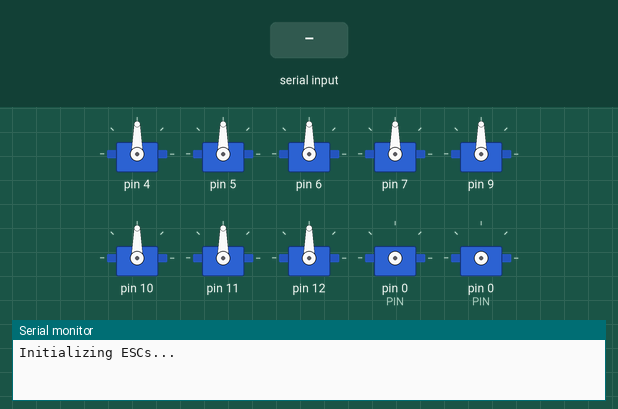
The sketch below on a simulated Arduino Uno, built with avr-gcc and run on an emulated ATmega328P. Parts: 10 × servo, the last lines printed to the serial monitor. The inputs (shaded band) are chosen by the test bench.

Above: at 0.4 s.
At 8.5 s:
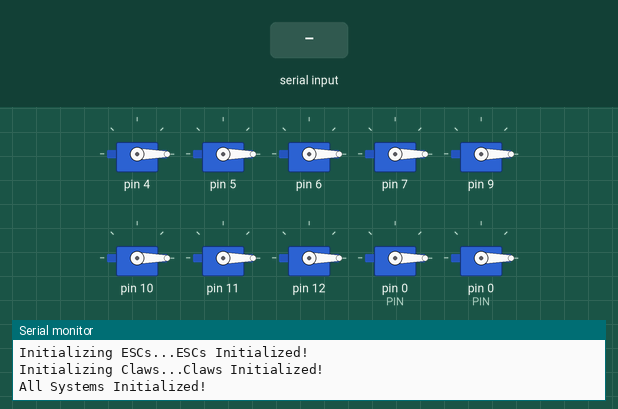
8.6 s: "90,45\n" received over Serial
Timing chart, 0 to 11.6 s (numbered marks = the images above; inputs shaded):
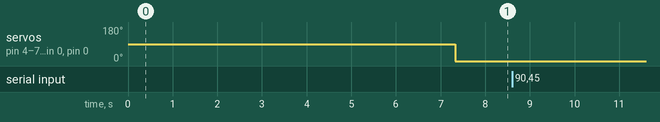

The sketch:

ThrusterControl.ino
```cpp
//Nick Sells, 2023-2024
//ETSU Underwater Robotics

#include "defs.h"

#include "claws.h"
#include "comms.h"
#include "escs.h"

void setup() {
	delay(Defs::STARTUP_DELAY);
	Serial.begin(Defs::BAUD_RATE);
	ESCs::Init();
	Claws::Init();
	Serial.println("All Systems Initialized!");
}

static TxPacket packet;

void loop() {
	Comms::Read(packet);
	ESCs::Update(packet);
	Claws::Update(packet);
	delay(Defs::TICK_DELAY);
}
```

LeakSensor.cpp
```cpp
//Nick Sells, 2024
//ETSU Underwater Robotics

#include "LeakSensor.h"

void LeakSensor::Warn() noexcept {
	//TODO: implement
}

void LeakSensor::Init() noexcept {
	pinMode(PIN, INPUT);
}

void LeakSensor::Update() noexcept {
	if(analogRead(PIN) >= THRESHOLD) {
		Warn();
	}
}
```

LeakSensor.h
```cpp
//Nick Sells, 2024
//ETSU Underwater Robotics

#ifndef LEAKSENSOR_H
#define LEAKSENSOR_H

class LeakSensor {
private:
	static const u8 PIN = 0; //TODO: edit to match real
	static const u16 THRESHOLD = 100;
	static void Warn();

public:
	static void Init();
	static void Update();
};

#endif //LEAKSENSOR_H
```

claws.cpp
```cpp
//Nick Sells, 2024
//ETSU Underwater Robotics

#include "claws.h"
#include "defs.h"
#include <Arduino.h>
#include <Servo.h>

static const u8 pins[Defs::Claws::NUM_CLAWS] = { 0, 0 }; //TODO: edit to match real
static Servo claws[Defs::Claws::NUM_CLAWS];

//initialize the claws and their pins
void Claws::Init() {
	Serial.print(F("Initializing Claws..."));

	for(size_t i = 0; i < Defs::Claws::NUM_CLAWS; i++) {
		pinMode(pins[i], OUTPUT);
		claws[i].attach(pins[i], Defs::Claws::OPEN, Defs::Claws::CLOSED);
	}

	Serial.println(F("Claws Initialized!"));
}

//apply new signals to each of the claws
void Claws::Update(const TxPacket& packet) {
	for(size_t i = 0; i < Defs::Claws::NUM_CLAWS; i++) {
		claws[i].writeMicroseconds(packet.claw[i]);
	}
}
```

claws.h
```cpp
//Nick Sells, 2024
//ETSU Underwater Robotics

#ifndef CLAWS_H
#define CLAWS_H

#include "defs.h"
#include "comms.h"

class Claws {
public:
	static void Init();
	static void Update(const TxPacket& packet);
};

#endif //CLAWS_H
```

comms.cpp
```cpp
//Nick Sells, 2024
//ETSU Underwater Robotics

#include "comms.h"
#include <Arduino.h>

void Comms::Read(TxPacket &packet) {

	if(Serial.available() <= 0)
		return;

	static char buf[16];
	memset(buf, '\0', 16);

	//for each esc
	for(size_t i = 0; i < Defs::ESCs::NUM_ESCS; i++) {
		Serial.readBytesUntil(' ', buf, 16);
		int pwm = atoi(buf);
		packet.esc[i] = pwm;
		Serial.println(pwm);
		memset(buf, '\0', 16);
	}
	//for each claw
	for(size_t i = 0; i < Defs::Claws::NUM_CLAWS; i++) {
		Serial.readBytesUntil(' ', buf, 16);
		int pwm = atoi(buf);
		packet.claw[i] = pwm;
		Serial.println(pwm);
		memset(buf, '\0', 16);
	}
}
```

comms.h
```cpp
//Nick Sells, 2024
//ETSU Underwater Robotics

#ifndef COMMS_H
#define COMMS_H

#include "defs.h"
#include <Arduino.h>

//encapsulates all signals we need to be listening for
struct TxPacket {
	u16 esc[Defs::ESCs::NUM_ESCS];
	u16 claw[Defs::Claws::NUM_CLAWS];
};

class Comms {
public:

	//reads the Serial input stream to populate a TxPacket with new signals
	static void Read(TxPacket& packet);
};

#endif //COMMS_H
```

defs.h
```cpp
//Nick Sells, 2023-2024
//ETSU Underwater Robotics

#ifndef UTIL_H
#define UTIL_H

#define likely(cond) __builtin_expect((cond), 1)
#define unlikely(cond) __builtin_expect((cond), 0)

typedef unsigned char u8;
typedef unsigned short u16;
//typedef unsigned int u32;
typedef unsigned long u64;

typedef char s8;
typedef short s16;
typedef int s32;
typedef long s64;

typedef unsigned int size_t;

namespace Util {
	template <typename T> int Sign(T val) {
		return (T(0) < val) - (val < T(0));
	}
}

namespace Defs {
	namespace Claws {
		static constexpr u8 NUM_CLAWS = 2;
		static constexpr u16 OPEN = 1900;
		static constexpr u16 CLOSED = 1100;
	}

	namespace ESCs {
		static constexpr u8 NUM_ESCS = 8;
		static constexpr u16 HALT = 1500;
		static constexpr u16 FORWARD = 1900;
		static constexpr u16 BACKWARD = 1100;
		static constexpr u16 INIT_DELAY = 7000;
	}

	constexpr u16 STARTUP_DELAY = 300;
	constexpr u16 TICK_DELAY = 50;
	constexpr u16 BAUD_RATE = 9600;

	constexpr u16 ZP_DELAY = 150;
}

#endif
```

escs.cpp
```cpp
//Nick Sells, 2024
//ETSU Underwater Robotics

#include "comms.h"
#include "escs.h"
#include <Arduino.h>
#include <Servo.h>

static u8 pins[Defs::ESCs::NUM_ESCS] = { 4, 5, 6, 7, 9, 10, 11, 12 };
static Servo escs[Defs::ESCs::NUM_ESCS];
//these track the last recieved PWM signal for each ESC
static u16 oldPWM[Defs::ESCs::NUM_ESCS];

//initialize the ESCs by sending the halt signal and waiting
void ESCs::Init() noexcept {
	Serial.print(F("Initializing ESCs..."));

    for(size_t i = 0; i < Defs::ESCs::NUM_ESCS; i++) {
      pinMode(pins[i], OUTPUT);
      escs[i].attach(pins[i], Defs::ESCs::BACKWARD, Defs::ESCs::FORWARD);
      escs[i].writeMicroseconds(Defs::ESCs::HALT);
    }

    delay(Defs::ESCs::INIT_DELAY);

    Serial.println(F("ESCs Initialized!"));
}

//apply new signals to the ESCs
void ESCs::Update(const TxPacket& packet) {

	for(size_t i = 0; i < Defs::ESCs::NUM_ESCS; i++) {

		u16 newPWM = packet.esc[i];

		//if the jump between the two values would cross 1500, halt for a moment first
		s16 temp = (newPWM - Defs::ESCs::HALT) * (oldPWM[i] - Defs::ESCs::HALT);
		if(Util::Sign(temp) == -1)
			escs[i].writeMicroseconds(Defs::ESCs::HALT);

		//TODO: make a timer for each ESC so that we can time the delay for each one without halting the whole device
		//NOTE: or alternatively, make zeropass a concern of the master device, and factor it into the scheduling of transmission
		//delay(Defs::ZP_DELAY);

		escs[i].writeMicroseconds(newPWM);
		oldPWM[i] = newPWM;
	}
}
```

escs.h
```cpp
//Nick Sells, 2024
//ETSU Underwater Robotics

#ifndef ESCS_H
#define ESCS_H

#include "comms.h"

class ESCs {
public:
	static void Init();
	static void Update(const TxPacket& packet) noexcept;
};

#endif //ESCS_H
```

power.cpp
```cpp
//Nick Sells, 2024
//ETSU Underwater Robotics

#include "power.h"
#include <math.h>

//a lookup table to estimate power consumption based on PWM
const Power::PWMPair Power::PWM_AMP_LUT[Power::LUT_SIZE] = {
	{ 1100, 17.03f },
	{ 1200, 8.9f },
	{ 1300, 3.3f },
	{ 1400, 0.5f },
	{ 1500, 0.0f },
	{ 1600, 0.5f },
	{ 1700, 3.3f },
	{ 1800, 8.9f },
	{ 1900, 16.91f }
};

//get an estimate of the amount of amps being drawn by the specified ESC
float Power::getCurrent(u16 pwm) {
	if ((pwm < Defs::ESCs::BACKWARD) || (pwm > Defs::ESCs::FORWARD))
		return NAN;
	PWMPair lowerBound = { 0, NAN };
	PWMPair upperBound = { 65535, NAN };

	//loop over each entry in the lookup table
	for (size_t i = 0; i < LUT_SIZE; i++) {
		const PWMPair& entry = PWM_AMP_LUT[i];
		//if we find a match, return it and hop out
		if(entry.pwm == pwm)
			return entry.amps;
		//otherwise find the values that enclose our pwm value
		if((entry.pwm < pwm) && (lowerBound.pwm < entry.pwm))
			lowerBound = entry; //get the greatest value less than pwm
		if((pwm < entry.pwm) && (upperBound.pwm > entry.pwm))
			upperBound = entry; //get the least value greater than pwm
	}

	//get the proportion between them
	float proportion = 1.0f * (pwm - lowerBound.pwm) / (upperBound.pwm - lowerBound.pwm);
	float result = (upperBound.amps - lowerBound.amps) * proportion + lowerBound.amps;
	return result;
}

//get an estimate of the amount of amps being drawn by all ESCs
float Power::getTotalCurrent() {

	float totalCurrent = 0.0f;

	for(size_t i = 0; i < Defs::ESCs::NUM_ESCS; i++)
		totalCurrent += Power::getCurrent(i);
	for(size_t i = 0; i < Defs::Claws::NUM_CLAWS; i++)
		totalCurrent += 0.0f; //TODO: figure up the current draw of a claw servo

	return totalCurrent;
}
```

power.h
```cpp
//Nick Sells, 2024
//ETSU Underwater Robotics

#ifndef POWER_H
#define POWER_H

#include "defs.h"

class Power {
private:
	struct PWMPair {
		u16 pwm;
		float amps;
	};

	static const size_t LUT_SIZE = 9;
	static const PWMPair PWM_AMP_LUT[LUT_SIZE];

public:
	static float getCurrent(u16 pwm);
	static float getTotalCurrent();
};

#endif //POWER_H
```
